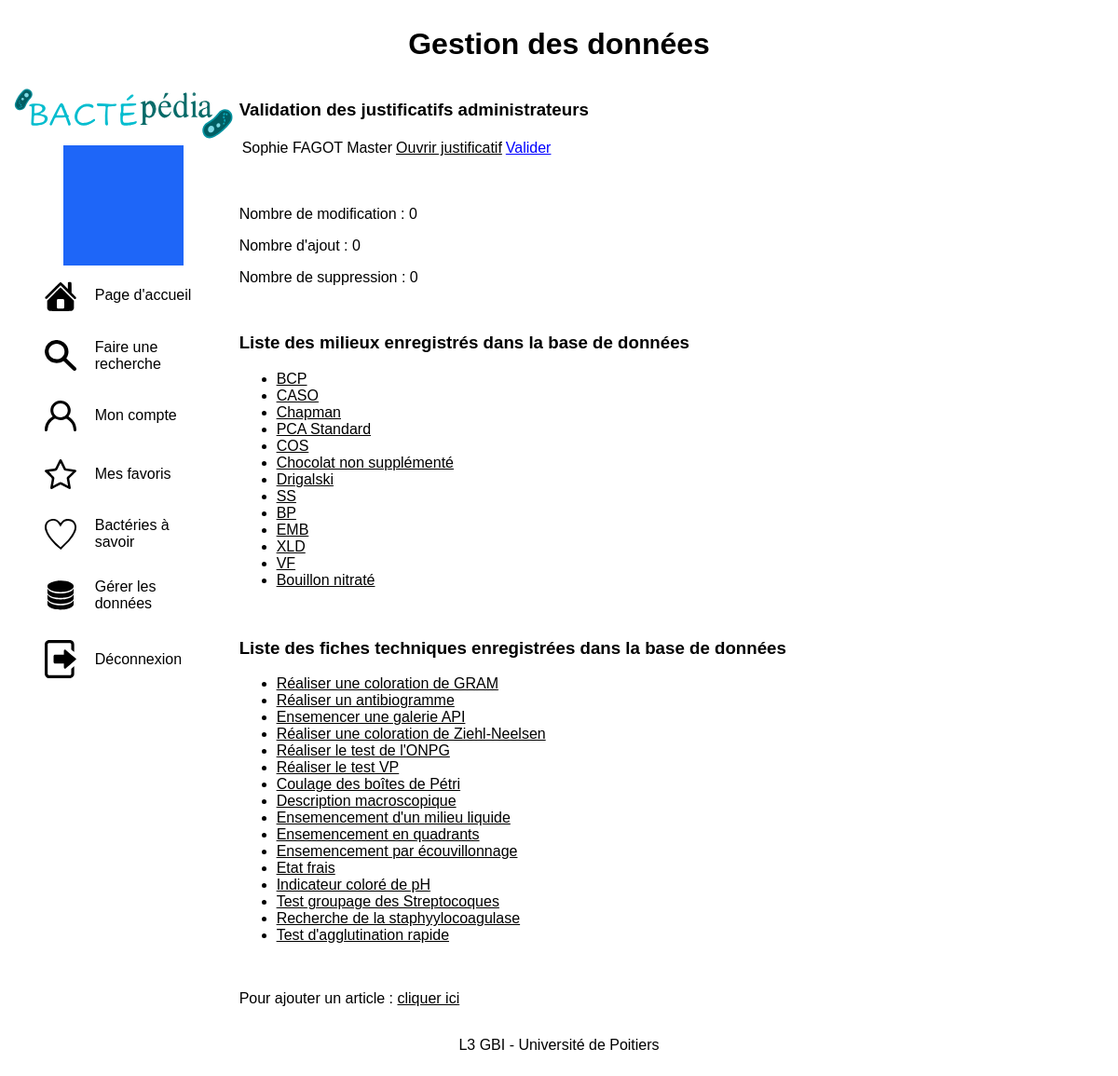
Page /page/adminPage.php (signed in) on the committed database.
### tables this page shows
CREATE TABLE bcp__user(
    id_user INTEGER PRIMARY KEY AUTO_INCREMENT NOT NULL,
    nom_user VARCHAR(50) NOT NULL,
    prenom_user VARCHAR(50) NOT NULL,
    ddn_user DATE NOT NULL,
    email_user VARCHAR(255) NOT NULL,
    password_user TEXT NOT NULL,
    lienInternePhoto_user TEXT NULL,
    estProfessionnel_user BOOLEAN NOT NULL,
    nom_typeEtude VARCHAR(255) NULL,
    lienInterneJustificatif_user TEXT NULL,
    justificatifValide_user BOOLEAN NULL,
    emailValide_user BOOLEAN NOT NULL,
    NbModification_user INTEGER NULL,
    NbSuppression_user INTEGER NULL,
    NbAjout_user INTEGER NULL
);

CREATE TABLE bcp__milieu(
	id_milieu INTEGER NOT NULL PRIMARY KEY AUTO_INCREMENT,
	nature_milieu VARCHAR(255) NOT NULL,
	empirique_milieu BOOLEAN NULL,
	synthetique_milieu BOOLEAN NULL,
	semiSynthetique_milieu BOOLEAN NULL,
	ordinaire_milieu BOOLEAN NULL,
	enrichi_milieu BOOLEAN NULL,
	oriantation_milieu BOOLEAN NULL,
	isolement_milieu BOOLEAN NULL,
	identification_milieu BOOLEAN NULL,
	enrichissement_milieu BOOLEAN NULL,
	conservation_milieu BOOLEAN NULL,
	composition_milieu TEXT NULL,
	utilisation_milieu TEXT NULL,
	lecture_milieu TEXT NULL,
	lectureResultat_milieu LONGTEXT NULL,
	cout_milieu INTEGER NULL,
	etat_milieu VARCHAR(255) NULL,
	LienInterneImage_milieu TEXT NULL
);

CREATE TABLE bcp__fichetechnique(
	id_ficheTechnique INTEGER NOT NULL PRIMARY KEY AUTO_INCREMENT,
	titre_ficheTechnique TEXT NOT NULL,
	LienInterneFichier_ficheTechnique TEXT NOT NULL
);

### function/function.php (called while the page is built, shortened)
<?php
function justificatifNonValide(){
    $bdd = connect();
    $query = $bdd->prepare('SELECT * FROM bcp__user WHERE justificatifValide_user = 0');
    $query->execute();
    return $query->fetchAll();
}
function milieux(){
    $bdd = connect();
    $query = $bdd->prepare('SELECT id_milieu, nature_milieu FROM bcp__milieu');
    $query->execute();
    return $query->fetchAll(PDO::FETCH_ASSOC);
}
function ficheTechnique(){
    $bdd = connect();
    $query = $bdd->prepare('SELECT * FROM bcp__fichetechnique');
    $query->execute();
    return $query->fetchAll(PDO::FETCH_ASSOC);
}

### page/adminPage.php (the view, shortened to what this page needs)
<?php
require_once '../function/function.php';
$justif = justificatifNonValide();
$bdd = connect();
$stat = $bdd->prepare('SELECT NbModification_user, NbSuppression_user, NbAjout_user FROM bcp__user WHERE id_user = :idUser;');
$stat->execute([
    'idUser' => $_SESSION['idUser']
]);
$resultatStat = $stat->fetchAll(PDO::FETCH_ASSOC);
require_once '../elements/header.php';
require_once '../elements/nav.php';
?>
<div class="contenu">
    <div>
        <h3>Validation des justificatifs administrateurs</h3>
        <table>
        <?php
        if (!empty($justif)){
            foreach ($justif as $ligne) {
                echo <<<HTML
                    <tr>
                    <td><p>{$ligne['prenom_user']} {$ligne['nom_user']}</p></td>
                    <td><p>{$ligne['nom_typeEtude']}</p></td>
                    <td><a href="../{$ligne['lienInterneJustificatif_user']}" target="_blank">Ouvrir justificatif</a></td>
                    <td><a href="adminPage.php?valid={$ligne['id_user']}" style="color: blue">Valider</a></td>
                    </tr>
HTML;
            }
        } else {
                echo message("Aucuns justificatifs administrateur à valider.", "msg-success");
            }
        ?>
        </table>
    </div>
    <div style="margin: 50px 0;">
        <p>Nombre de modification : <?= $resultatStat[0]['NbModification_user'] ?></p>
        <p>Nombre d'ajout : <?= $resultatStat[0]['NbAjout_user'] ?></p>
        <p>Nombre de suppression : <?= $resultatStat[0]['NbSuppression_user'] ?></p>
    </div>
    <div>
        <h3>Liste des milieux enregistrés dans la base de données</h3>
        <ul>
            <?php
            foreach (milieux() as $milieu){
                echo "<li><a href='milieuIndiv.php?{$milieu['id_milieu']}'>{$milieu['nature_milieu']}</a></li>";
            }
            ?>
        </ul>
    </div>
    <br>
    <div>
        <h3>Liste des fiches techniques enregistrées dans la base de données</h3>
        <ul>
            <?php
            foreach (ficheTechnique() as $fiche){
                echo "<li><a href='../{$fiche['LienInterneFichier_ficheTechnique']}' target='_blank'>{$fiche['titre_ficheTechnique']}</a></li>";
            }
            ?>
        </ul>
    </div>
    <br>
<p>Pour ajouter un article : <a href="ajoutArticle.php">cliquer ici</a> </p>
</div>
<?php
require_once '../elements/footer.php';
?>

### style/superstyle.css (style rules this page uses)
* { box-sizing: border-box; font-family: "Arial"; }
a { color: black; }
.contenu { width: 79%; }

### rows in the picture
bcp__user: prenom_user "Sophie", nom_user "FAGOT", nom_typeEtude "Master"
bcp__user: NbModification_user "0", NbAjout_user "0", NbSuppression_user "0"
bcp__milieu: nature_milieu "BCP"
bcp__milieu: nature_milieu "CASO"
bcp__milieu: nature_milieu "Chapman"
bcp__milieu: nature_milieu "PCA Standard"
bcp__milieu: nature_milieu "COS"
bcp__milieu: nature_milieu "Chocolat non supplémenté"
bcp__milieu: nature_milieu "Drigalski"
bcp__milieu: nature_milieu "SS"
bcp__milieu: nature_milieu "BP"
bcp__milieu: nature_milieu "EMB"
bcp__milieu: nature_milieu "XLD"
bcp__milieu: nature_milieu "VF"
bcp__milieu: nature_milieu "Bouillon nitraté"
bcp__fichetechnique: titre_ficheTechnique "Réaliser une coloration de GRAM"
bcp__fichetechnique: titre_ficheTechnique "Réaliser un antibiogramme"
bcp__fichetechnique: titre_ficheTechnique "Ensemencer une galerie API"
bcp__fichetechnique: titre_ficheTechnique "Réaliser une coloration de Ziehl-Neelsen"
bcp__fichetechnique: titre_ficheTechnique "Réaliser le test de l'ONPG"
bcp__fichetechnique: titre_ficheTechnique "Réaliser le test VP"
bcp__fichetechnique: titre_ficheTechnique "Coulage des boîtes de Pétri"
bcp__fichetechnique: titre_ficheTechnique "Description macroscopique"
bcp__fichetechnique: titre_ficheTechnique "Ensemencement d'un milieu liquide"
bcp__fichetechnique: titre_ficheTechnique "Ensemencement en quadrants"
bcp__fichetechnique: titre_ficheTechnique "Ensemencement par écouvillonnage"
bcp__fichetechnique: titre_ficheTechnique "Etat frais"
bcp__fichetechnique: titre_ficheTechnique "Indicateur coloré de pH"
bcp__fichetechnique: titre_ficheTechnique "Test groupage des Streptocoques"
bcp__fichetechnique: titre_ficheTechnique "Recherche de la staphyylocoagulase"
bcp__fichetechnique: titre_ficheTechnique "Test d'agglutination rapide"

### other values in the picture
$titrePage "Gestion des données"
